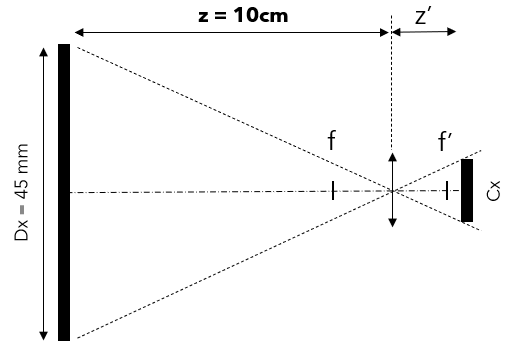
#> input picture InterfacageNumerique/TD/Image_CV/sujet/images/objectif.png, 510 x 350 px, given in place of objectif.png.png, which was not available
$ python opening.py
#> lines starting #> are read from the running program, lines starting #| are printed output that depends on the picture; pictures that were not available may be replaced by others from this repository, and a replacement may not be noted
# -*- coding: utf-8 -*-
"""*erode.py* file.

This file contains a script to open images in Grayscale and
to process opening effects.

This file is attached to a 1st year of engineer training labwork
in digital interface development.

.. note:: LEnsE - Institut d'Optique - version 0.1

.. moduleauthor:: Julien VILLEMEJANE <julien.villemejane@institutoptique.fr>
.. creation:: 25/jan/2025
"""

import cv2
import numpy as np
from matplotlib import pyplot as plt

if __name__ == "__main__":
    file_name = input('Name of the file : ')
#> the answer given: ../sujet/images/objectif.png
    # Open an image - GrayScale
    image_gray = cv2.imread('./images/'+file_name+'.png', cv2.IMREAD_GRAYSCALE)
#> image_gray is the input picture: shape (350, 510); min 0, max 255, mean 244.8
    image_gray = cv2.bitwise_not(image_gray)
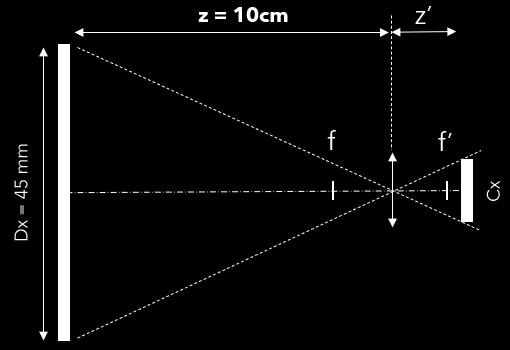
#> image_gray: shape (350, 510); min 0, max 255, mean 10.2

    # Creating kernels
    kernel_cross = cv2.getStructuringElement(cv2.MORPH_CROSS, (3, 3))

    # Opening (morpho) on an image
    image_opening = cv2.morphologyEx(image_gray, cv2.MORPH_OPEN, kernel_cross)
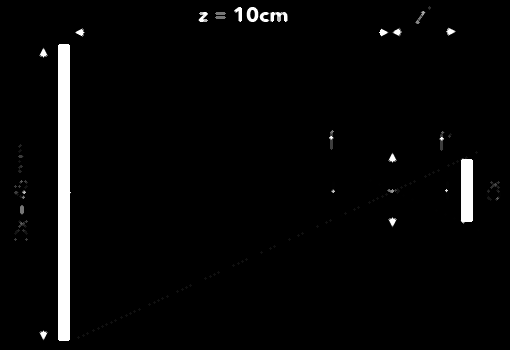
#> image_opening: shape (350, 510); min 0, max 255, mean 7.4
    # Closing (morpho) on an image
    image_closing = cv2.morphologyEx(image_gray, cv2.MORPH_CLOSE, kernel_cross)


    # Display all
    fig, ax = plt.subplots(nrows=1, ncols=4)
    # Plot data in each subplot
    ax[0].imshow(kernel_cross, cmap='gray')
    ax[0].set_title('Kernel')
    ax[1].imshow(image_gray, cmap='gray')
    ax[1].set_title('Original Image')
    ax[2].imshow(image_opening, cmap='gray')
    ax[2].set_title('Opening Effect Image')
    ax[3].imshow(image_closing, cmap='gray')
    ax[3].set_title('Closing Effect Image')


    plt.show()
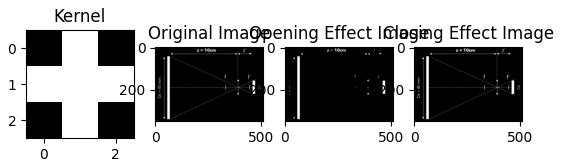
#> figure drawn by matplotlib, 4 panels
